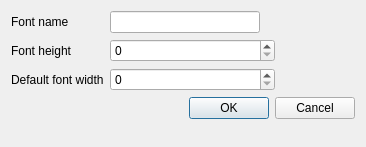
<?xml version="1.0" encoding="UTF-8"?>
<ui version="4.0">
 <class>Dialog</class>
 <widget class="QDialog" name="Dialog">
  <property name="geometry">
   <rect>
    <x>0</x>
    <y>0</y>
    <width>366</width>
    <height>147</height>
   </rect>
  </property>
  <property name="windowTitle">
   <string>Dialog</string>
  </property>
  <layout class="QFormLayout" name="formLayout">
   <item row="0" column="0">
    <widget class="QLabel" name="label">
     <property name="text">
      <string>Font name</string>
     </property>
     <property name="alignment">
      <set>Qt::AlignmentFlag::AlignLeading|Qt::AlignmentFlag::AlignLeft|Qt::AlignmentFlag::AlignVCenter</set>
     </property>
    </widget>
   </item>
   <item row="0" column="1">
    <widget class="QLineEdit" name="lineEdit">
     <property name="maximumSize">
      <size>
       <width>150</width>
       <height>16777215</height>
      </size>
     </property>
    </widget>
   </item>
   <item row="2" column="0">
    <widget class="QLabel" name="label_2">
     <property name="text">
      <string>Font height</string>
     </property>
    </widget>
   </item>
   <item row="2" column="1">
    <widget class="QSpinBox" name="spinBox">
     <property name="maximumSize">
      <size>
       <width>165</width>
       <height>16777215</height>
      </size>
     </property>
    </widget>
   </item>
   <item row="3" column="0">
    <widget class="QLabel" name="label_3">
     <property name="text">
      <string>Default font width</string>
     </property>
    </widget>
   </item>
   <item row="3" column="1">
    <widget class="QSpinBox" name="spinBox_2">
     <property name="maximumSize">
      <size>
       <width>165</width>
       <height>16777215</height>
      </size>
     </property>
    </widget>
   </item>
   <item row="4" column="1">
    <widget class="QDialogButtonBox" name="buttonBox">
     <property name="orientation">
      <enum>Qt::Orientation::Horizontal</enum>
     </property>
     <property name="standardButtons">
      <set>QDialogButtonBox::StandardButton::Cancel|QDialogButtonBox::StandardButton::Ok</set>
     </property>
    </widget>
   </item>
  </layout>
 </widget>
 <resources/>
 <connections>
  <connection>
   <sender>buttonBox</sender>
   <signal>accepted()</signal>
   <receiver>Dialog</receiver>
   <slot>accept()</slot>
   <hints>
    <hint type="sourcelabel">
     <x>248</x>
     <y>254</y>
    </hint>
    <hint type="destinationlabel">
     <x>157</x>
     <y>274</y>
    </hint>
   </hints>
  </connection>
  <connection>
   <sender>buttonBox</sender>
   <signal>rejected()</signal>
   <receiver>Dialog</receiver>
   <slot>reject()</slot>
   <hints>
    <hint type="sourcelabel">
     <x>316</x>
     <y>260</y>
    </hint>
    <hint type="destinationlabel">
     <x>286</x>
     <y>274</y>
    </hint>
   </hints>
  </connection>
 </connections>
</ui>
